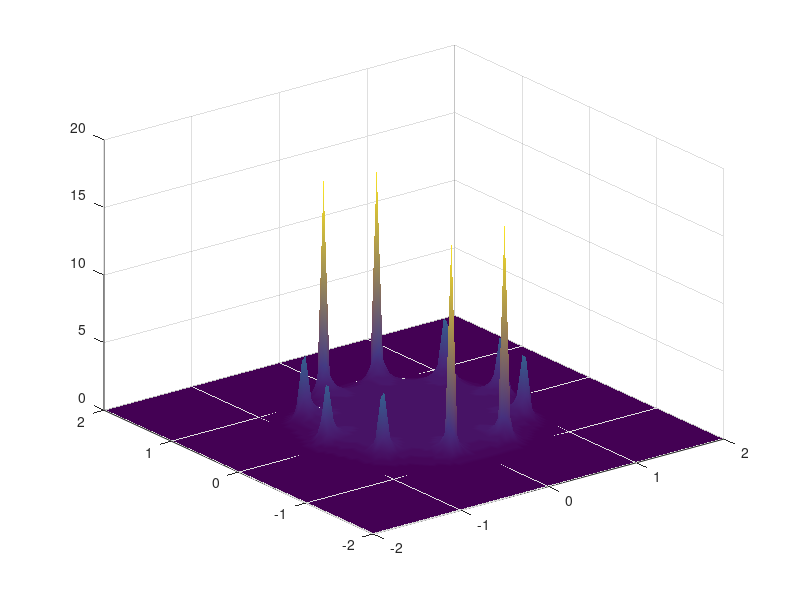

Write MATLAB code to recreate this figure.
x=linspace(-2,2,100);
y=linspace(-2,2,100);
[X,Y] = meshgrid(x,y);
f = @(x,y) abs(1./(1-(x+i.*y).^10));

surf(X,Y,f(X,Y));
shading interp;

clear("x", "y", "X", "Y", "f", "z");